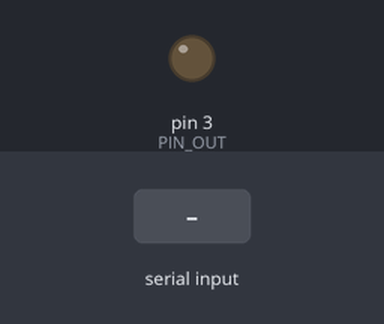
The sketch below on a simulated Arduino Uno, built with avr-gcc and run on an emulated ATmega328P. Parts: output pins drawn as LEDs (lit = HIGH). The inputs (shaded band) are chosen by the test bench. What the sketch prints to the serial monitor is not drawn.

Above: at 1.2 s.
1.3 s: "90,45\n" received over Serial
At 1.8 s:
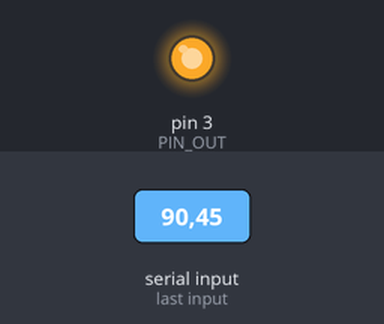
3.8 s: "30,150\n" received over Serial
At 5.7 s:
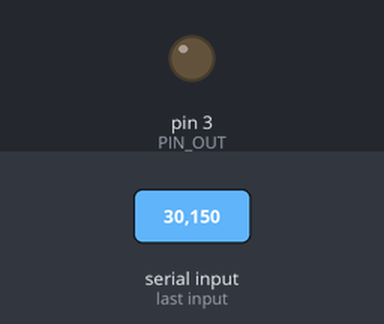
Timing chart, 0 to 7.2 s (numbered marks = the images above; inputs shaded):
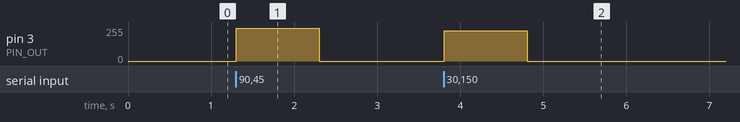

The sketch:

Monk-PA-Ch6-AnalogOuts.ino
```cpp
const int PIN_OUT = 3;

void setup() {
  pinMode(PIN_OUT, OUTPUT);
  Serial.begin(9600);
  Serial.println("Enter Voltage, 0-5");
}

void loop() {
  if (Serial.available() > 0) {
    float volts = Serial.parseFloat();
    // The values actually sent to the PWM is 0-255
    int pwmValue = volts * 255.0 / 5.0;
    analogWrite(PIN_OUT, pwmValue);
  }
}
```

Measured:
- after the input at 1.3 s, pin 3 (PIN_OUT): 0/255 → 247/255 at once, → 0/255 1.0 s later
- after the input at 3.8 s, pin 3 (PIN_OUT): 0/255 → 226/255 at once, → 0/255 1.0 s later
